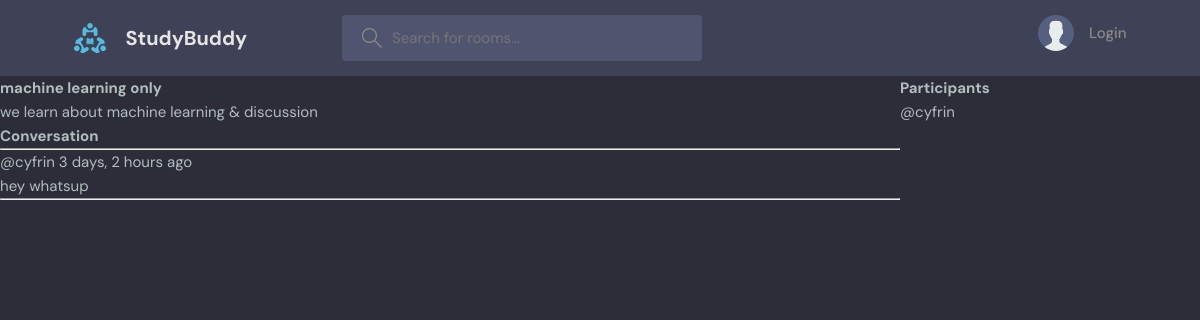
Page /view/10/ on the committed database.
### base/models.py (models this page shows, shortened)
class Room(models.Model):
    host=models.ForeignKey(User, on_delete=models.CASCADE, null=True)
    topic=models.ForeignKey(Topic, on_delete=models.SET_NULL, null=True)
    name=models.CharField(max_length=200)
    description=models.TextField(null=True, blank=True)
    participants= models.ManyToManyField(User, related_name='participants', blank=True)
    updated=models.DateTimeField(auto_now=True)
    created=models.DateTimeField(auto_now_add=True)
    class Meta:
        ordering=['-updated', '-created']

class Message(models.Model):
     user=models.ForeignKey(User, on_delete=models.CASCADE)
     room=models.ForeignKey(Room, on_delete=models.CASCADE)
     body=models.TextField()
     updated=models.DateTimeField(auto_now=True)
     created=models.DateTimeField(auto_now_add=True)
     class Meta:
        ordering=['-updated', '-created']

### base/views.py (the view, shortened to what this page needs)
# urls.py: path('view/<str:pk>/', views.view, name='view'),
def view(request, pk):
    room=Room.objects.get(id=pk)
    room_messages = room.message_set.all()
    participants= room.participants.all()
    context= {'room':room, 'room_messages':room_messages, 'participants':participants}
    return render(request, 'base/room.html',context)

### base/templates/base/room.html (shortened to what this page needs)
{% extends 'main.html' %} {% block content %}
<div class="room-container">
  <div>
    <h1>{{room.name}}</h1>
    <p>{{room.description}}</p>
    <div class="comment-wrapper">
      <h3>Conversation</h3>
      <hr />
      {% for message in room_messages %}
      <div>
        <small>@{{message.user}} {{message.created|timesince}} ago</small>
        <p>{{message.body}}</p>
        <hr />
      </div>
      {% endfor %}
    </div>
  </div>
  <div>
    <h3>Participants</h3>
    {% for part in participants %}
    <p>@{{part.username}}</p>
    {% endfor %}
  </div>
</div>
{% endblock %}

### static/styles/style.css (style rules this page uses)
:root { --color-main: #71c6dd; --color-main-light: #e1f6fb; --color-dark: #3f4156; --color-dark-medium: #51546e; --color-dark-light: #696d97; --color-light: #e5e5e5; --color-gray: #8b8b8b; --color-light-gray: #b2bdbd; --color-bg: #2d2d39; --color-success: #5dd693; --color-error: #fc4b0b; }
* { font-family: "DM Sans", -apple-system, BlinkMacSystemFont, "Segoe UI", Roboto, Oxygen, Ubuntu, Cantarell, "Open Sans", "Helvetica Neue", sans-serif; margin: 0; padding: 0; box-sizing: border-box; text-rendering: optimizeLegibility; font-size: inherit; }
html { font-size: 56.25%; }
@media only screen and (min-width: 1200px) { html { font-size: 62.5%; } }
body { line-height: 1.6; font-weight: 400; font-size: 1.5rem; color: var(--color-light-gray); background-color: var(--color-bg); min-height: 100vh; }

### base/templates/base/room.html (style rules this page uses)
.room-container { display: grid; grid-template-columns: 3fr 1fr; }

### rows in the picture
Room: name "machine learning only", description "we learn about machine learning & discussion"
Message: user "cyfrin", created "3 days, 2 hours", body "hey whatsup"

### other values in the picture
{{ part.username }} "cyfrin"
